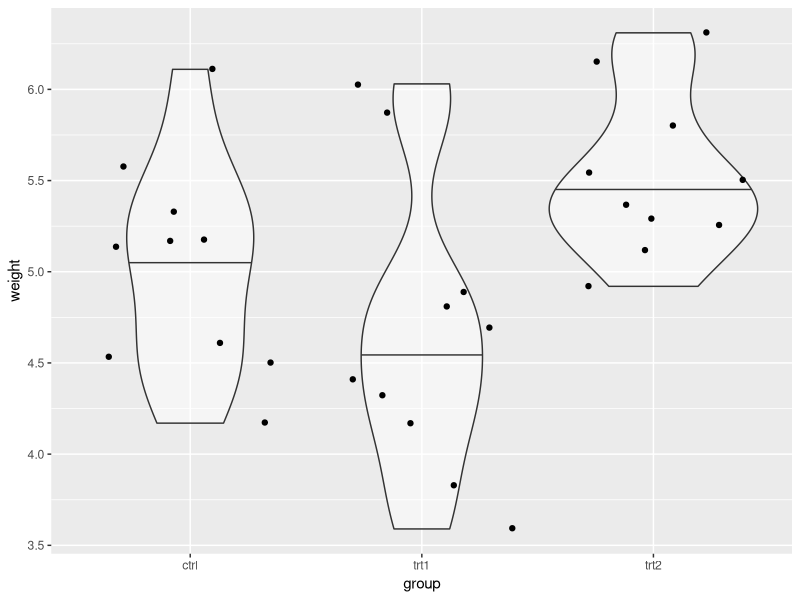

Recreate this plot in R.
# setup -------------------------------------------------------------------
rm(list = ls())
library(tidyverse)


# exercise 1 --------------------------------------------------------------

## draw violin plot as in Figure 5.1

df_pg <- as_tibble(PlantGrowth)

df_pg %>% 
        ggplot(aes(x = group,
                   y = weight)) +
        geom_violin(draw_quantiles = 0.5,
                    alpha = 0.5) +
        geom_jitter()


# exercise 2 --------------------------------------------------------------

## conduct an ANOVA to see if there are differences in weight between the groups

w <- aov(weight ~ group,
         data = df_pg)
summary(w)

## create a function to calculate F value 
## F value is the ratio of between group variance to within group variance
mu <- mean(df_pg$weight)
f_stat <- function(df) {
s_b <- df %>% 
        group_by(group) %>% 
        summarize(mu_g = mean(weight),
                  dev_g = (mu_g - mu)^2,
                  n = n(),
                  ss = dev_g * n) %>% 
        pull(ss) %>% 
        sum()
s_w <- df %>% 
        group_by(group) %>% 
        mutate(mu_g = mean(weight)) %>% 
        ungroup() %>% 
        mutate(dev_i = (weight - mu_g)^2) %>% 
        group_by(group) %>% 
        summarize(ss = sum(dev_i)) %>% 
        pull(ss) %>% 
        sum()
var_b <- s_b / (n_distinct(df$group) - 1)
var_w <- s_w / (nrow(df) - n_distinct(df$group))
f_value <- var_b / var_w
return(f_value)
}
f_stat(df_pg) 







